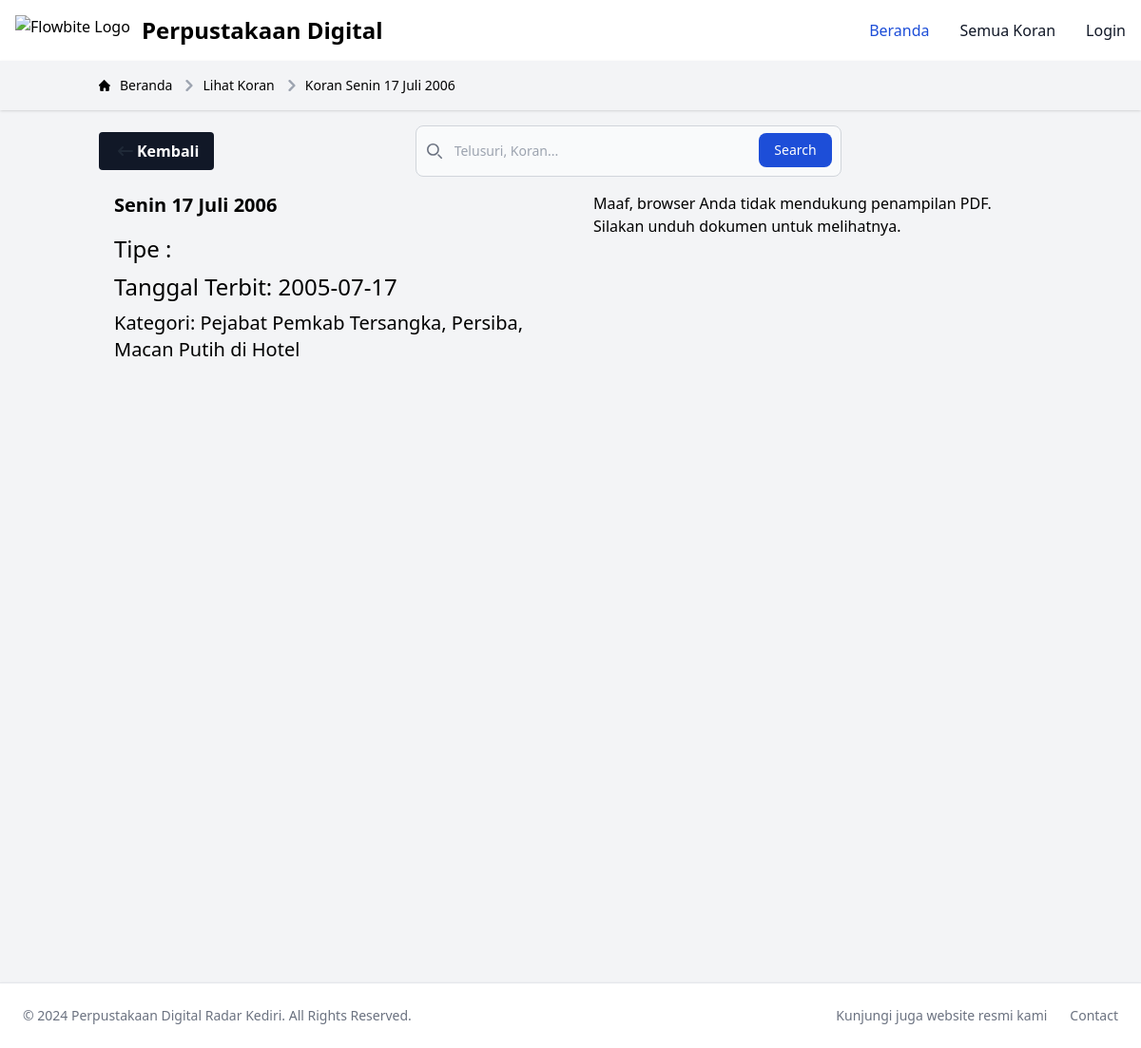
The app's page /user/view_newspaper.php?id=16 with its own data.
### tables this page shows
CREATE TABLE `newspapers` (
  `id` int(11) NOT NULL,
  `title` varchar(255) NOT NULL,
  `publication_date` date NOT NULL,
  `category` varchar(100) DEFAULT NULL,
  `thumbnail` varchar(255) DEFAULT NULL,
  `pdf_file` varchar(255) NOT NULL,
  `created_at` timestamp NOT NULL DEFAULT current_timestamp(),
  `newspaper_type` varchar(255) DEFAULT NULL
);

### user/view_newspaper.php (the view, shortened to what this page needs)
<?php
require '../config.php';
$id = $_GET['id'] ?? null;
$stmt = $pdo->prepare('SELECT * FROM newspapers WHERE id = ?');
$stmt->execute([$id]);
$newspaper = $stmt->fetch(PDO::FETCH_ASSOC);
?>
<!DOCTYPE html>
<html lang="en">
<head>
    <script src="https://cdn.tailwindcss.com"></script>
    <link href="https://cdn.jsdelivr.net/npm/flowbite@2.4.1/dist/flowbite.min.css" rel="stylesheet" />
</head>
<body class="bg-gray-100">
    <nav class="bg-white border-gray-200 dark:bg-gray-900">
        <div class="max-w-screen-xl flex flex-wrap items-center justify-between mx-auto p-4">
            <a href="index.php" class="flex items-center space-x-3 rtl:space-x-reverse">
                <img src="https://flowbite.com/docs/images/logo.svg" class="h-8" alt="Flowbite Logo" />
                <span
                    class="self-center text-2xl font-semibold whitespace-nowrap dark:text-white sm:text-m md:text-md">Perpustakaan
                    Digital</span>
            </a>
            <div class="hidden w-full md:block md:w-auto" id="navbar-default">
                <ul
                    class="font-medium flex flex-col p-4 md:p-0 mt-4 border border-gray-100 rounded-lg bg-gray-50 md:flex-row md:space-x-8 rtl:space-x-reverse md:mt-0 md:border-0 md:bg-white dark:bg-gray-800 md:dark:bg-gray-900 dark:border-gray-700">
                    <li>
                        <a href="../index.php"
                            class="block py-2 px-3 text-white bg-blue-700 rounded md:bg-transparent md:text-blue-700 md:p-0 dark:text-white md:dark:text-blue-500"
                            aria-current="page">Beranda</a>
                    </li>
                    <li>
                        <a href="all_newspaper.php"
                            class="block py-2 px-3 text-gray-900 rounded hover:bg-gray-100 md:hover:bg-transparent md:border-0 md:hover:text-blue-700 md:p-0 dark:text-white md:dark:hover:text-blue-500 dark:hover:bg-gray-700 dark:hover:text-white md:dark:hover:bg-transparent">Semua
                            Koran</a>
                    </li>
                    <?php if (isset($_SESSION['role']) && $_SESSION['role'] === 'admin'): ?>
                    <li>
                        <a href="../admin/admin_dashboard.php"
                            class="block py-2 px-3 text-gray-900 rounded hover:bg-gray-100 md:hover:bg-transparent md:border-0 md:hover:text-blue-700 md:p-0 dark:text-white md:dark:hover:text-blue-500 dark:hover:bg-gray-700 dark:hover:text-white md:dark:hover:bg-transparent">Dashboard
                            Admin</a>
                    </li>
                    <?php endif; ?> <li class="relative">
                        <?php if (isset($_SESSION['name'])): ?>
                        <button id="userMenuButton"
                            class="block py-2 px-3 text-gray-900 rounded hover:bg-gray-100 md:hover:bg-transparent md:border-0 md:hover:text-blue-700 md:p-0 dark:text-white md:dark:hover:text-blue-500 dark:hover:bg-gray-700 dark:hover:text-white md:dark:hover:bg-transparent">
                            <?php echo htmlspecialchars($_SESSION['name']); ?>
                        </button>
                        <div id="userMenuDropdown"
                            class="hidden absolute right-0 mt-2 w-48 bg-white rounded-md shadow-lg dark:bg-gray-800">
                            <a href="../profile.php"
                                class="block px-4 py-2 text-sm text-gray-700 hover:bg-gray-100 dark:text-gray-200 dark:hover:bg-gray-600">Profile</a>
                            <a href="../logout.php"
                                class="block px-4 py-2 text-sm text-gray-700 hover:bg-gray-100 dark:text-gray-200 dark:hover:bg-gray-600">Logout</a>
                        </div>
                        <script>
                        document.getElementById('userMenuButton').addEventListener('click', function() {
                            var dropdown = document.getElementById('userMenuDropdown');
                            if (dropdown.classList.contains('hidden')) {
                                dropdown.classList.remove('hidden');
                            } else {
                                dropdown.classList.add('hidden');
                            }
                        });
                        </script>
                        <?php else: ?>
                        <a href="../login.php"
                            class="block py-2 px-3 text-gray-900 rounded hover:bg-gray-100 md:hover:bg-transparent md:border-0 md:hover:text-blue-700 md:p-0 dark:text-white md:dark:hover:text-blue-500 dark:hover:bg-gray-700 dark:hover:text-white md:dark:hover:bg-transparent">Login</a>
                        <?php endif; ?>
                    </li>
                </ul>
            </div>
        </div>
    </nav>
    <header class="shadow">
        <div class="container mx-auto py-4 px-4">
            <nav class="flex flex-col items-center md:flex-row md:justify-between" aria-label="Breadcrumb">
                <ol class="inline-flex items-center space-x-1 md:space-x-2 rtl:space-x-reverse">
                    <li class="inline-flex items-center">
                        <a href="../index.php"
                            class="inline-flex items-center text-sm font-medium text-black hover:text-blue-600 dark:hover:text-gray-600">
                            Beranda
                        </a>
                    </li>
                    <li aria-current="page">
                        <div class="flex items-center">
                            <svg class="rtl:rotate-180 w-3 h-3 text-gray-400 mx-1" aria-hidden="true"
                                xmlns="http://www.w3.org/2000/svg" fill="none" viewBox="0 0 6 10">
                                <path stroke="currentColor" stroke-linecap="round" stroke-linejoin="round"
                                    stroke-width="2" d="m1 9 4-4-4-4" />
                            </svg>
                            <span
                                class="ms-1 text-sm font-medium text-black hover:text-blue-600 dark:hover:text-gray-600">Lihat
                                Koran</span>
                        </div>
                    </li>
                    <li aria-current="page">
                        <div class="flex items-center">
                            <svg class="rtl:rotate-180 w-3 h-3 text-gray-400 mx-1" aria-hidden="true"
                                xmlns="http://www.w3.org/2000/svg" fill="none" viewBox="0 0 6 10">
                                <path stroke="currentColor" stroke-linecap="round" stroke-linejoin="round"
                                    stroke-width="2" d="m1 9 4-4-4-4" />
                            </svg>
                            <span
                                class="ms-1 text-sm font-medium text-black hover:text-blue-600 dark:hover:text-gray-600">Koran
                                <?php echo htmlspecialchars($newspaper['title']); ?></span>
                        </div>
                    </li>
                </ol>
            </nav>
        </div>
    </header>
    <main class="container mx-auto py-4 px-4">
        <div class="container mx-auto items-center flex justify-between">
            <a href="../index.php"
                class="flex bg-gray-900 hover:bg-gray-800 text-white font-bold py-2 px-4 rounded inline-block">
                <svg class="w-6 h-6 text-gray-800 dark:text-white" aria-hidden="true" xmlns="http://www.w3.org/2000/svg"
                    width="24" height="24" fill="none" viewBox="0 0 24 24">
                    <path stroke="currentColor" stroke-linecap="round" stroke-linejoin="round" stroke-width="2"
                        d="M5 12h14M5 12l4-4m-4 4 4 4" />
                </svg>
                Kembali
            </a>
            <form class="flex-grow max-w-md mx-auto mt-4 md:mt-0" action="../search.php" method="GET">
                <div class="relative">
                    <div class="absolute inset-y-0 left-0 flex items-center pl-3 pointer-events-none">
                    </div>
                    <input type="search" id="default-search" name="query"
                        class="block w-full p-4 pl-10 text-sm text-gray-900 border border-gray-300 rounded-lg bg-gray-50 focus:ring-blue-500 focus:border-blue-500 dark:bg-gray-700 dark:border-gray-600 dark:placeholder-gray-400 dark:text-white dark:focus:ring-blue-500 dark:focus:border-blue-500"
                        placeholder="Telusuri, Koran..." required />
                    <button type="submit"
                        class="text-white absolute right-2.5 bottom-2.5 bg-blue-700 hover:bg-blue-800 focus:ring-4 focus:outline-none focus:ring-blue-300 font-medium rounded-lg text-sm px-4 py-2 dark:bg-blue-600 dark:hover:bg-blue-700 dark:focus:ring-blue-800">Search</button>
                </div>
            </form>
        </div>
        <div class="grid grid-cols-1 md:grid-cols-2 gap-4">
            <div class="p-4">
                <h2 class="text-xl font-bold mb-4"><?php echo htmlspecialchars($newspaper['title']); ?></h2>
                <p class="text-black text-2xl mb-2">Tipe :
                    <?php echo htmlspecialchars($newspaper['newspaper_type']); ?></p>
                <p class="text-black text-2xl mb-2">Tanggal Terbit:
                    <?php echo htmlspecialchars($newspaper['publication_date']); ?></p>
                <p class="text-black text-xl mb-2">Kategori: <?php echo htmlspecialchars($newspaper['category']); ?></p>
            </div>
            <div class="p-4">
                <object data="../uploads/<?php echo htmlspecialchars($newspaper['pdf_file']); ?>" type="application/pdf"
                    width="100%" height="800px">
                    <p class="text-black">Maaf, browser Anda tidak mendukung penampilan PDF. Silakan <a
                            href="../uploads/<?php echo htmlspecialchars($newspaper['pdf_file']); ?>">unduh dokumen</a>
                        untuk melihatnya.</p>
                </object>
            </div>
        </div>
    </main>
    <?php
require '../components/footer.php'
?>
</body>
</html>

### records on screen
newspapers: title "Senin 17 Juli 2006", publication_date "2005-07-17", category "Pejabat Pemkab Tersangka, Persiba, Macan Putih di Hotel"
